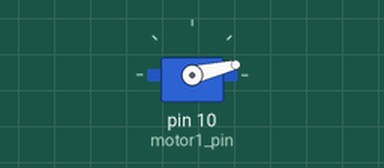
Recording of a sketch running on a simulated Arduino Uno, built with avr-gcc and run on an emulated ATmega328P. On the bench: servo.

Above: at 0.05 s.
At 2.25 s:
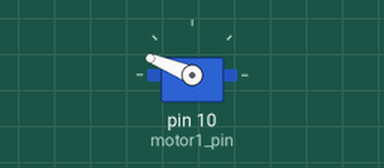
At 4.45 s:
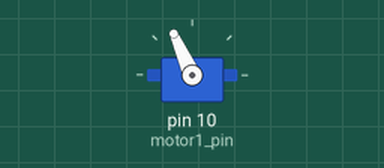
At 8.9 s:
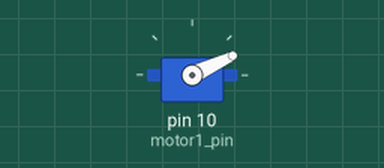
Timing chart, 0 to 12.5 s (numbered marks = the images above):
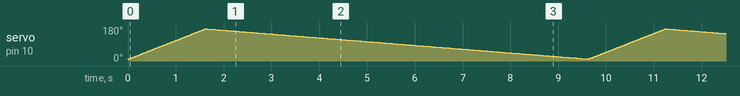

The sketch:

01_Servo_Move.ino
```cpp
#include <Servo.h>

// Create Servo object
Servo motor1;
const int motor1_pin = 10;

void setup() {
	// Attach the servo motor to the pin
	motor1.attach(motor1_pin);
}

void loop() {
	// Sweep the motor from 10->170degs, 10ms step delay
	for(int i=10; i<170; i++){
		motor1.write(i);
		delay(10);
	}
	// Sweep the motor from 10->170degs, 50ms step delay
	for(int i=170; i>10; i--){
		motor1.write(i);
		delay(50);
	}
}
```
